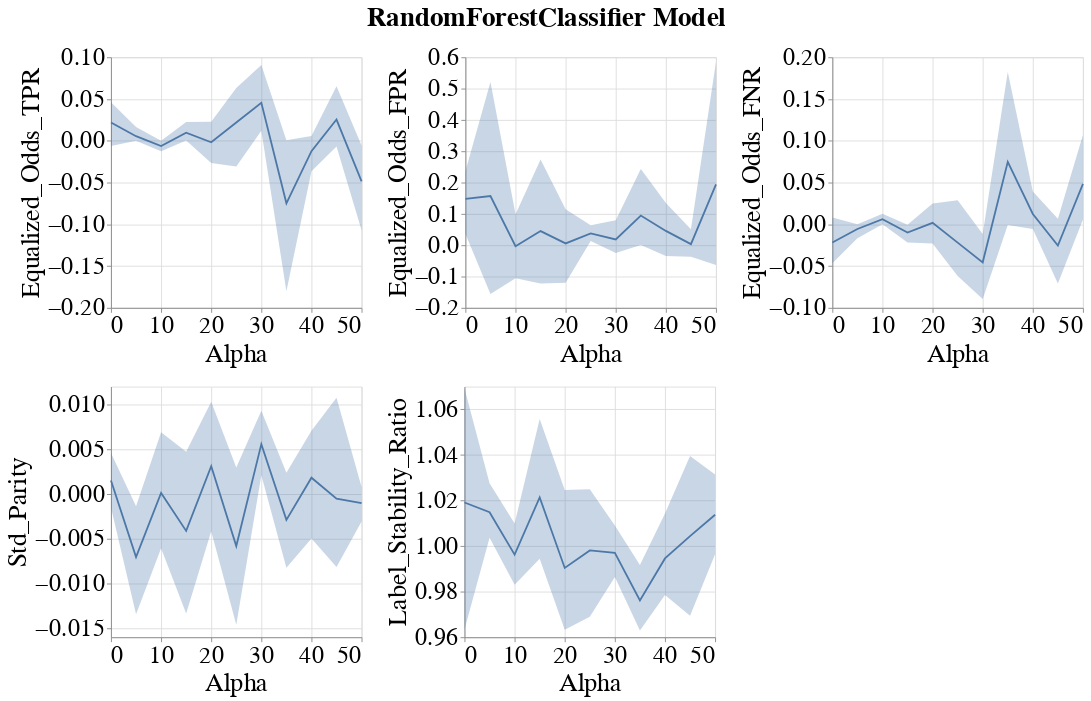

Notebook code for this chart:
### Markdown cell above
### Line band plots for group metrics

### Code cell
visualizer.create_group_metrics_line_band_plot(group='sex',
                                               model_name=MODEL_NAMES[0],
                                               group_metrics=['Equalized_Odds_TPR', 'Equalized_Odds_FPR', 'Equalized_Odds_FNR', 'Std_Parity', 'Label_Stability_Ratio'])
